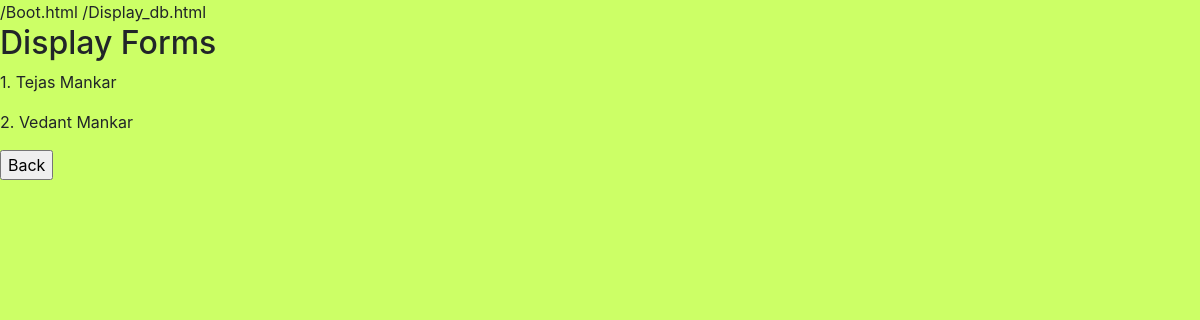
Page /display on the earlier database version.
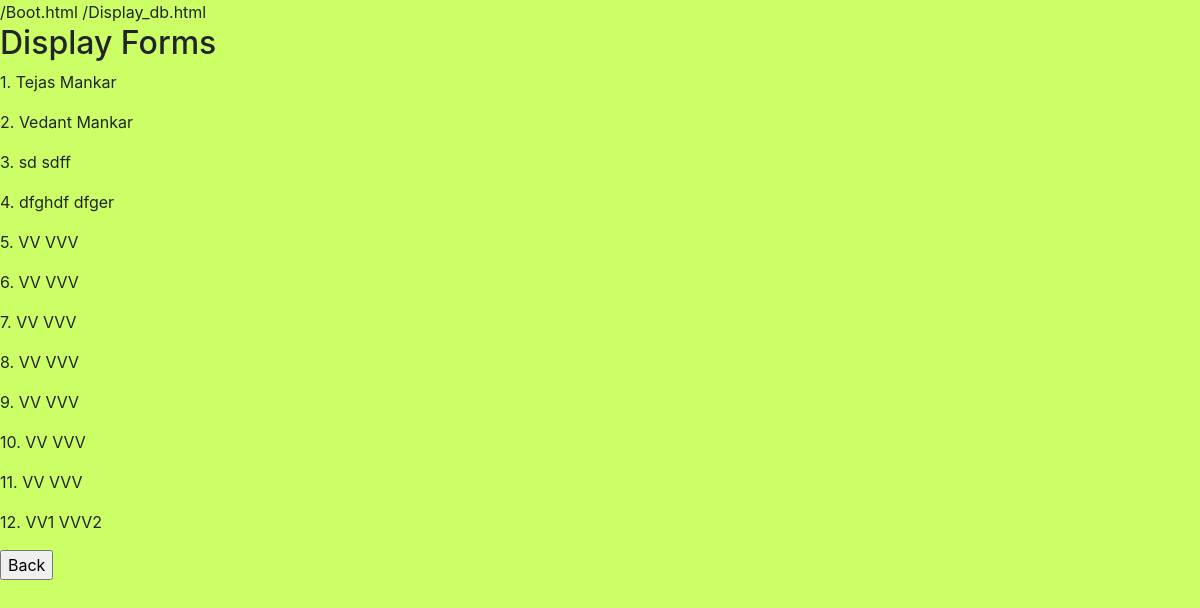
Same page on the later database version.
### app/models.py (models this page shows, shortened)
class Post(models.Model):
    First_name = models.CharField(max_length=20)
    Last_name = models.CharField(max_length=20)

### app/views.py (the view)
# urls.py: path('display', views.display, name='display_db'),
def display(request):
    form = Post.objects.all()
    context ={'formss':form}
    return render(request, 'display_db.html', context)

### templates/display_db.html
{% extends 'boot.html'%}
{% block content %}
/Display_db.html
<h2>Display Forms</h2>
{% for obj in formss %}
    <p> {{obj.id}}. {{obj.First_name }}
    {{obj.Last_name }}
</p>
{% endfor %}
{% endblock %}

Differences in the rows shown:
added Post: id "3", First_name "sd", Last_name "sdff"
added Post: id "4", First_name "dfghdf", Last_name "dfger"
added Post: id "5", First_name "VV", Last_name "VVV"
added Post: id "6", First_name "VV", Last_name "VVV"
added Post: id "7", First_name "VV", Last_name "VVV"
added Post: id "8", First_name "VV", Last_name "VVV"
added Post: id "9", First_name "VV", Last_name "VVV"
added Post: id "10", First_name "VV", Last_name "VVV"
added Post: id "11", First_name "VV", Last_name "VVV"
added Post: id "12", First_name "VV1", Last_name "VVV2"
